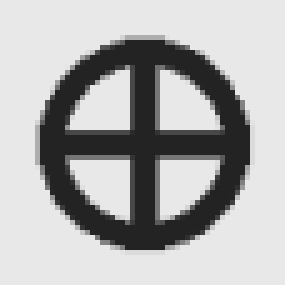
#> input picture Image processing/image-processing-labs/labs/lab05/assets/template.png, 57 x 57 px (shown 5 times larger)
$ python ex04_template_matching.py
#> lines starting #> are read from the running program, lines starting #| are printed output that depends on the picture
### Image processing/image-processing-labs/labs/common/io.py
"""Small image, camera, and montage helpers provided to students."""

from collections.abc import Iterator, Sequence
from contextlib import contextmanager
from pathlib import Path
import sys

import cv2
import numpy as np

Panel = tuple[str, np.ndarray]
CameraRequest = tuple[str, int, float]


# [7 lines left out: function load_bgr, not called in this run]


@contextmanager
def camera_frames(camera_id: int, requests: Sequence[CameraRequest] = ()) -> Iterator[Iterator[np.ndarray]]:
    """Yield frames, restore every requested property, and release the camera."""

    # on window, prefer DirectShow to avoid issues with color controls
    CAMERA_API = cv2.CAP_DSHOW if sys.platform == "win32" else cv2.CAP_ANY

    camera = cv2.VideoCapture(camera_id, CAMERA_API)
    if not camera.isOpened():
        camera.release()
        raise RuntimeError(f"Could not open camera {camera_id}")

    def frames() -> Iterator[np.ndarray]:
        while True:
            ok, frame = camera.read()
            if not ok or frame is None:
                raise RuntimeError(f"Could not read from camera {camera_id}")
            yield frame

    original = []
    try:
        # Read every original value before a request can affect another control.
        original = [(property_id, float(camera.get(property_id))) for _, property_id, _ in requests]

        # first we set all properties, then we read them again
        requests_res = []
        for label, property_id, value in requests:
            requests_res.append(bool(camera.set(property_id, value)))

        # print the results of the requests
        for (label, property_id, value), accepted in zip(requests, requests_res):
            print(f"{label}: requested={value}, set()={accepted}, actual={float(camera.get(property_id))}")

        yield frames()

    finally:
        try:
            # Restore manual controls before re-enabling automatic controls.
            for property_id, value in reversed(original):
                camera.set(property_id, value)
        finally:
            camera.release()


def _display_bgr(image: np.ndarray) -> np.ndarray:
    if image.ndim == 2:
        return cv2.cvtColor(image, cv2.COLOR_GRAY2BGR)
    if image.ndim == 3 and image.shape[2] == 3:
        if image.dtype == np.uint8:
            return image
        maximum = 1.0 if float(np.nanmax(image)) <= 1.0 else 255.0
        return np.rint(np.clip(image, 0, maximum) * (255.0 / maximum)).astype(np.uint8)
    raise ValueError("Display panels must be grayscale or three-channel images")


def make_montage(
    panels: Sequence[Panel],
    *,
    columns: int = 2,
    panel_width: int = 480,
) -> np.ndarray:
    """Build one labelled BGR image from several result panels."""

    if not panels:
        raise ValueError("At least one panel is required")
    if columns < 1 or panel_width < 80:
        raise ValueError("Invalid montage dimensions")

    tiles = []
    for label, source in panels:
        image = _display_bgr(np.asarray(source))
        scale = panel_width / image.shape[1]
        resized = cv2.resize(
            image,
            (panel_width, max(1, round(image.shape[0] * scale))),
            interpolation=cv2.INTER_AREA if scale < 1 else cv2.INTER_LINEAR,
        )
        tile = cv2.copyMakeBorder(resized, 42, 8, 8, 8, cv2.BORDER_CONSTANT, value=(245,) * 3)
        font_scale = 0.72
        available_width = tile.shape[1] - 28
        text_width = cv2.getTextSize(label, cv2.FONT_HERSHEY_SIMPLEX, font_scale, 2)[0][0]
        if text_width > available_width:
            font_scale *= available_width / text_width
        cv2.putText(
            tile,
            label,
            (14, 29),
            cv2.FONT_HERSHEY_SIMPLEX,
            font_scale,
            (30, 30, 30),
            2,
            cv2.LINE_AA,
        )
        tiles.append(tile)

    rows = (len(tiles) + columns - 1) // columns
    cell_height = max(tile.shape[0] for tile in tiles)
    cell_width = max(tile.shape[1] for tile in tiles)
    canvas = np.full((rows * cell_height, columns * cell_width, 3), 225, np.uint8)
    for index, tile in enumerate(tiles):
        y = (index // columns) * cell_height
        x = (index % columns) * cell_width
        canvas[y : y + tile.shape[0], x : x + tile.shape[1]] = tile
    return canvas

### Image processing/image-processing-labs/labs/lab05/solutions/ex04_template_matching.py
"""Optional: find printed symbols and expose rotation and scale sensitivity."""

from pathlib import Path

import cv2
import numpy as np

from labs.common import camera_frames, make_montage

LAB = Path(__file__).resolve().parents[1]
ASSETS = LAB / "assets"
CAMERA_ID = 1
REQUESTS = [("width", cv2.CAP_PROP_FRAME_WIDTH, 800.0),
            ("height", cv2.CAP_PROP_FRAME_HEIGHT, 600.0)]


def process(frame: np.ndarray, template: np.ndarray):
    height, width = frame.shape[:2]
    side = min(height, width)
    top, left = (height - side) // 2, (width - side) // 2
    crop = frame[top:top + side, left:left + side]
    full_view = frame.copy()
    cv2.rectangle(full_view, (left, top), (left + side - 1, top + side - 1), (0, 200, 0), 3)

    # compare the crop with the supplied template at its fixed pixel size
    gray = cv2.cvtColor(crop, cv2.COLOR_BGR2GRAY)
    scores = cv2.matchTemplate(gray, template, cv2.TM_CCOEFF_NORMED)

    # find local peaks in the template matching score map
    peaks = (scores >= 0.75) & (scores == cv2.dilate(scores, np.ones((15, 15), np.uint8)))
    locations = np.column_stack(np.nonzero(peaks))

    # visualization
    result = crop.copy()
    match_height, match_width = template.shape

    for y, x in locations:
        cv2.rectangle(result, (x, y), (x + match_width, y + match_height), (0, 170, 0), 3)

    heatmap = cv2.applyColorMap((np.clip(scores, 0, 1) * 255).astype(np.uint8), cv2.COLORMAP_TURBO)

    return [("Full camera frame: crop in green", full_view),
            ("Printed template scene", crop),
            ("Template score map", heatmap),
            (f"Upright matches: {len(locations)}", result)]


def main() -> None:
    # load the template once, already sized for the expected 600 px camera crop
    template = cv2.imread(ASSETS / "template.png", cv2.IMREAD_GRAYSCALE)
#> template is the input picture: shape (57, 57); min 35, max 232, mean 175.2
    print("Fill the green square with the template scene. Press Q to quit.")
    try:
        with camera_frames(CAMERA_ID, REQUESTS) as frames:
            for frame in frames:
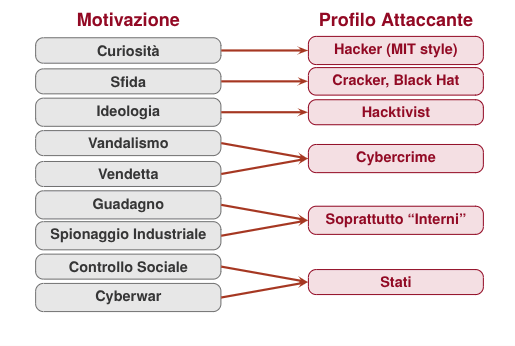
#> input picture Cyber security/img/Pasted image 20260928113901.png, 515 x 346 px, given in place of the camera
                cv2.imshow("Lecture 5 - template matching", make_montage(process(frame, template), columns=2, panel_width=360))
                if cv2.waitKey(1) & 0xFF in (ord("q"), ord("Q")):
                    break
#> this loop made 1 pass; (key q is pressed on pass 1)
#> pass 1, in process, `crop = frame[top:top + side, left:left + side]`:
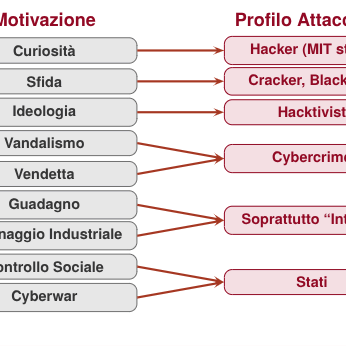
#> crop: shape (346, 346, 3); mean B, G, R 225, 223.7, 233.7
#> pass 1, in process, `gray = cv2.cvtColor(crop, cv2.COLOR_BGR2GRAY)`:
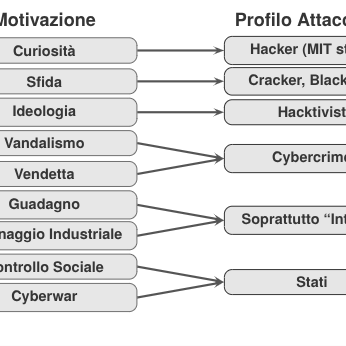
#> gray: shape (346, 346); min 53, max 255, mean 226.9
#> pass 1, in process, `scores = cv2.matchTemplate(gray, template, cv2.TM_CCOEFF_NORMED)`:
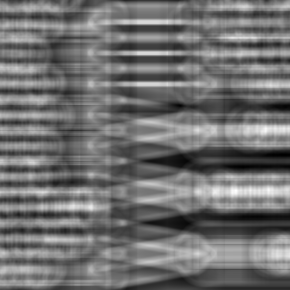
#> scores: shape (290, 290) float32; min -0.249, max 0.321, mean 0.00316; drawn with min black and max white
    finally:
        cv2.destroyAllWindows()


if __name__ == "__main__":
    main()
